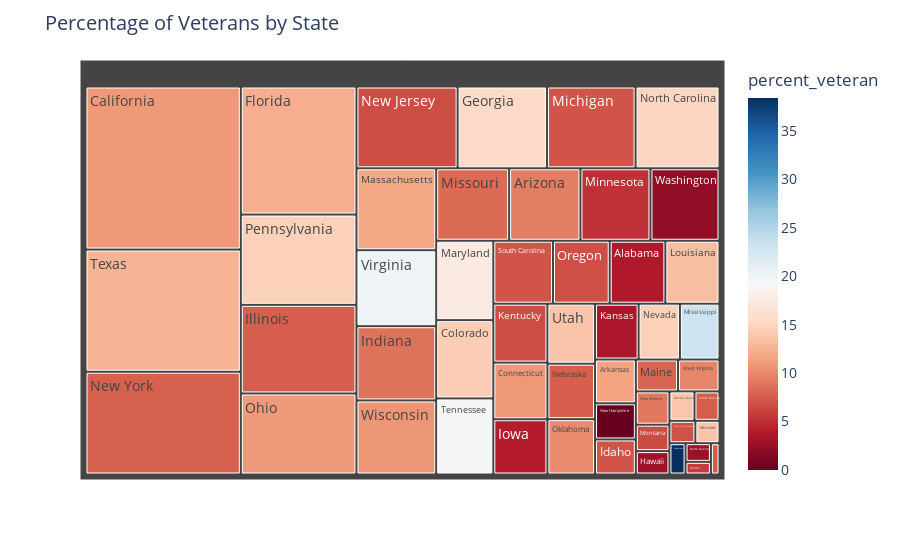

The cell this chart's notebook holds for it:
### Markdown cell above
I then used the plotly express module to create a treemap, where the size of the squares indicates the state's workforce, and the color grading indicates the percent veterans of those employees

### Code cell
fig = px.treemap(vetsbystate, 
                 path=[vetsbystate['NAME']], 
                 values='EMP', 
                 color='percent_veteran',
                 color_continuous_scale='RdBu')

# Update the layout of the figure
fig.update_layout(title='Percentage of Veterans by State', 
                  title_font_size=20, 
                  font_size=14)

# Show the figure
fig.show()

### Figure 1 — Plotly figure (JSON) as saved in the notebook; plotly's stock layout.template omitted (floating-point values rounded to 4 significant figures)
{"data": [{"branchvalues": "total", "customdata": [[3.85], [5.68], [9.28], [11.48], [10.86], [14.36], [10.86], [38.39], [6.95], [12.18], [15.4], [2.89], [7.04], [7.61], [8.71], [4.04], [3.52], [6.69], [13.32], [7.98], [17.42], [11.72], [7.08], [5.18], [23.29], [8.28], [6.56], [7.7], [14.61], [0], [6.69], [9.03], [7.74], [15], [2.64], [10.93], [10], [6.79], [14.63], [13.85], [7.03], [7.54], [19.49], [12.59], [13.71], [13.75], [20.06], [2.16], [9.71], [10.66], [7.45]], "domain": {"x": [0, 1], "y": [0, 1]}, "hovertemplate": "labels=%{label}<br>EMP=%{value}<br>parent=%{parent}<br>id=%{id}<br>percent_veteran=%{color}<extra></extra>", "ids": ["Alabama", "Alaska", "Arizona", "Arkansas", "California", "Colorado", "Connecticut", "Delaware", "District of Columbia", "Florida", "Georgia", "Hawaii", "Idaho", "Illinois", "Indiana", "Iowa", "Kansas", "Kentucky", "Louisiana", "Maine", "Maryland", "Massachusetts", "Michigan", "Minnesota", "Mississippi", "Missouri", "Montana", "Nebraska", "Nevada", "New Hampshire", "New Jersey", "New Mexico", "New York", "North Carolina", "North Dakota", "Ohio", "Oklahoma", "Oregon", "Pennsylvania", "Rhode Island", "South Carolina", "South Dakota", "Tennessee", "Texas", "Utah", "Vermont", "Virginia", "Washington", "West Virginia", "Wisconsin", "Wyoming"], "labels": ["Alabama", "Alaska", "Arizona", "Arkansas", "California", "Colorado", "Connecticut", "Delaware", "District of Columbia", "Florida", "Georgia", "Hawaii", "Idaho", "Illinois", "Indiana", "Iowa", "Kansas", "Kentucky", "Louisiana", "Maine", "Maryland", "Massachusetts", "Michigan", "Minnesota", "Mississippi", "Missouri", "Montana", "Nebraska", "Nevada", "New Hampshire", "New Jersey", "New Mexico", "New York", "North Carolina", "North Dakota", "Ohio", "Oklahoma", "Oregon", "Pennsylvania", "Rhode Island", "South Carolina", "South Dakota", "Tennessee", "Texas", "Utah", "Vermont", "Virginia", "Washington", "West Virginia", "Wisconsin", "Wyoming"], "marker": {"coloraxis": "coloraxis", "colors": [3.85, 5.68, 9.28, 11.48, 10.86, 14.36, 10.86, 38.39, 6.95, 12.18, 15.4, 2.89, 7.04, 7.61, 8.71, 4.04, 3.52, 6.69, 13.32, 7.98, 17.42, 11.72, 7.08, 5.18, 23.29, 8.28, 6.56, 7.7, 14.61, 0, 6.69, 9.03, 7.74, 15, 2.64, 10.93, 10, 6.79, 14.63, 13.85, 7.03, 7.54, 19.49, 12.59, 13.71, 13.75, 20.06, 2.16, 9.71, 10.66, 7.45]}, "name": "", "parents": ["", "", "", "", "", "", "", "", "", "", "", "", "", "", "", "", "", "", "", "", "", "", "", "", "", "", "", "", "", "", "", "", "", "", "", "", "", "", "", "", "", "", "", "", "", "", "", "", "", "", ""], "type": "treemap", "values": [4280.0, 392.1, 6315.0, 2181.0, 30940.0, 5465.0, 3743.0, 617.3, 709.4, 18090.0, 8936.0, 960.3, 1748.0, 12520.0, 7233.0, 3651.0, 2973.0, 3892.0, 4164.0, 1643.0, 5542.0, 7985.0, 8849.0, 6196.0, 2698.0, 6454.0, 1084.0, 3226.0, 2819.0, 1804.0, 10110.0, 1367.0, 19500.0, 8388.0, 578.2, 11450.0, 3221.0, 4363.0, 12750.0, 900.6, 4588.0, 898.5, 5311.0, 23190.0, 3490.0, 659.4, 7400.0, 6112.0, 1614.0, 7218.0, 327.8]}], "layout": {"coloraxis": {"colorbar": {"title": {"text": "percent_veteran"}}, "colorscale": [[0, "rgb(103,0,31)"], [0.1, "rgb(178,24,43)"], [0.2, "rgb(214,96,77)"], [0.3, "rgb(244,165,130)"], [0.4, "rgb(253,219,199)"], [0.5, "rgb(247,247,247)"], [0.6, "rgb(209,229,240)"], [0.7, "rgb(146,197,222)"], [0.8, "rgb(67,147,195)"], [0.9, "rgb(33,102,172)"], [1, "rgb(5,48,97)"]]}, "font": {"size": 14}, "legend": {"tracegroupgap": 0}, "margin": {"t": 60}, "title": {"font": {"size": 20}, "text": "Percentage of Veterans by State"}}}
